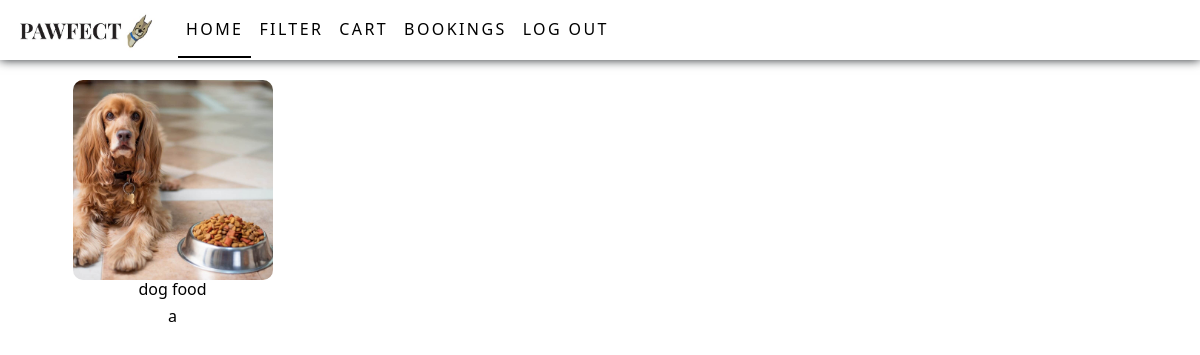
The page /products/1 (signed in) on the database as committed earlier.
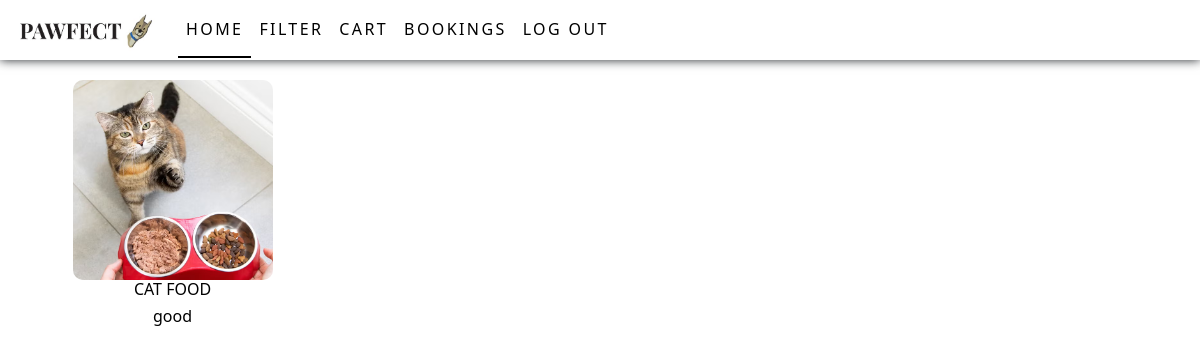
The same page on the database as committed later.
### app/models.py (models this page shows)
class Product(models.Model):
    category=models.ForeignKey(Category, on_delete=models.CASCADE)
    name=models.TextField()
    img=models.FileField()
    dis=models.TextField()

### app/views.py (the view)
# urls.py: path('products/<pid>',views.products),
def products(req,pid):
    if 'user' in req.session:
        data=Product.objects.filter(category=pid)
        pet=Pet.objects.all()
        cat=Category.objects.all()
        return render(req,'user/products.html',{'data':data,'pet':pet,'cat':cat})
    else:
        return redirect(shop_login)

### templates/user/products.html (shortened to what this page needs)
<!DOCTYPE html>
<html lang="en">
<head>
    {% load static %}
    <link href="https://cdn.jsdelivr.net/npm/bootstrap@5.3.3/dist/css/bootstrap.min.css" rel="stylesheet">
    <link rel="stylesheet" href="{% static 'css/style.css' %}">
    <link rel="stylesheet" href="{% static 'css/userHome.css' %}">
</head>
<body>
    <nav class="navbar navbar-expand-sm  fixed-top">
        <div class="container-fluid">
          <a class="navbar-brand" href="#"><img src="{% static 'images/pawfectlogo.jpg'%}" alt="" width="150px"></a>
          <div class="collapse navbar-collapse" id="collapsibleNavbar">
            <ul class="navbar-nav">
              <li class="nav-item">
                <a class="nav-link active" href="../user_home">HOME</a>
              </li>
              <li class="nav-item dropdown petDrop">
                <a class="nav-link " href="#" role="button" data-bs-toggle="dropdown">FILTER</a>
              </li>
              <li class="nav-item">
                <a class="nav-link" href="../viewCart">CART</a>
              </li>
              <li class="nav-item">
                <a class="nav-link" href="bookings">BOOKINGS</a>
              </li>
              <li class="nav-item">
                <a class="nav-link" href="logout">Log out</a>
              </li>
            </ul>
          </div>
        </div>
      </nav>
    <div class="container">
      <div class="row">
        {% for i in data %}
            <div class="col-lg-3">
                <a class="product" href="../product/{{i.pk}}">
                    <img class="petPhoto" src="{{i.img.url}}" alt="" style="width: 200px;height: 200px;object-fit: cover;">
                    <h6>{{i.name}}</h6>
                    <h6>{{i.dis}}</h6>
                </a>
            </div>
        {% endfor %}
    </div>
    </div>
</body>
</html>

Rows that differ between the two databases and show on the page:
changed Product: img: a different picture; name "dog food" → "CAT FOOD"; dis "a" → "good"
